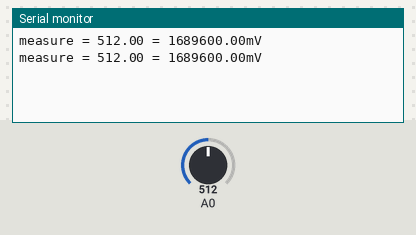
Simulated run of this sketch. Board: Arduino Uno, built with avr-gcc and run on an emulated ATmega328P. Shown: the last lines printed to the serial monitor. The inputs (shaded band) are chosen by the test bench; at power-on: A0 = 512.

Above: at 1.8 s.
1.9 s: A0 set to 716
At 2.8 s:
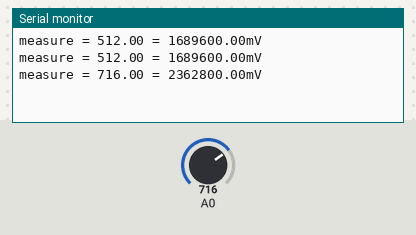
3.4 s: A0 set to 900
At 4.6 s:
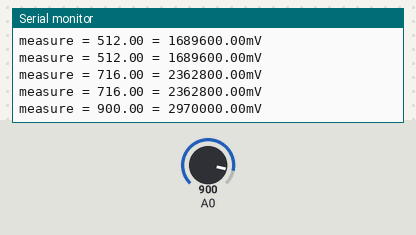
Timing chart, 0 to 6.4 s (numbered marks = the images above; inputs shaded):
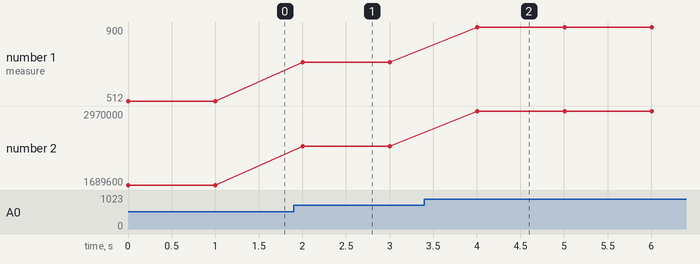

The sketch:

ArduinoWaterQuality.ino
```cpp
void setup() {
  Serial.begin(9600);
}

void loop() {
  float meas_r = analogRead(A0); // Read the analog input value (value from 0.0 to 1.0 = full ADC conversion range)
  float meas_v = meas_r * 3300; // Converts value in the 0V-3.3V range

  // Display values
  Serial.print("measure = ");
  Serial.print(meas_r);
  Serial.print(" = ");
  Serial.print(meas_v);
  Serial.print("mV");
  Serial.print('\n');

  //some delay for more impressive result :-D
  delay(1000);
}
```

Measured:
- after the input at 1.9 s, the serial monitor: prints a new line after 0.10 s (image 1)
- after the input at 3.4 s, the serial monitor: prints a new line after 0.61 s (image 2)
- plotted number 1: 512 → 716 after the input at 1.9 s, 716 → 900 after the input at 3.4 s
- plotted number 2: 1689600 → 2362800 after the input at 1.9 s, 2362800 → 2970000 after the input at 3.4 s
